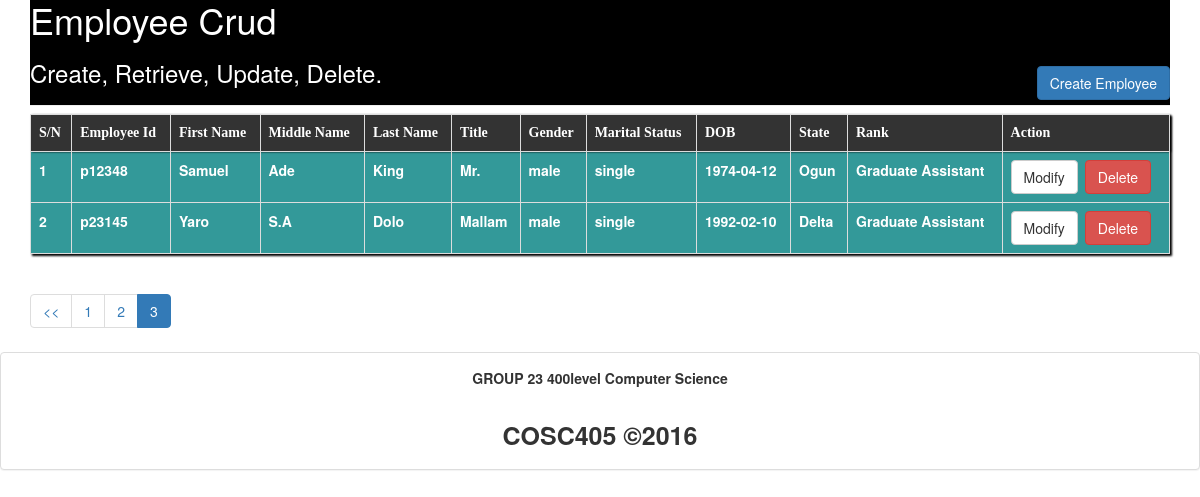
The page /index.php?page=3 on the database its author committed.
### tables this page shows
CREATE TABLE `employee` (
  `employeeid` varchar(6) NOT NULL,
  `fname` varchar(30) NOT NULL,
  `lname` varchar(30) NOT NULL,
  `oname` varchar(30) NOT NULL,
  `title` enum('Mr.','Mrs.','Mallam','Mallama','Chief','Dr.','Prof.','Hon.') NOT NULL,
  `gender` enum('male','female') NOT NULL,
  `marital_status` enum('married','single','divorced','widowed') NOT NULL DEFAULT 'single',
  `dob` date NOT NULL,
  `stateid` int(11) NOT NULL,
  `rankid` int(11) NOT NULL
);

CREATE TABLE `state` (
  `stateid` int(11) NOT NULL DEFAULT '0',
  `statename` varchar(20) NOT NULL
);

CREATE TABLE `rank` (
  `rankid` int(11) NOT NULL,
  `rankname` varchar(50) NOT NULL
);

### classes/employee.php (called while the page is built, shortened)
<?php
class Employee{
    private $conn;
    private $table_name = "employee";
    public function __construct($db){
        $this->conn = $db;
    }
    function readAll($page, $from_record_num, $records_per_page){
    $query = "SELECT
                employeeid, fname, lname, oname, title, gender, marital_status, dob, stateid,rankid
            FROM
                " . $this->table_name . "
            ORDER BY
                fname ASC
            LIMIT
                {$from_record_num}, {$records_per_page}";
    $stmt = $this->conn->prepare( $query );
    $stmt->execute();
    return $stmt;
    }
}
?>

### classes/state.php (called while the page is built, shortened)
<?php
class State{
    private $conn;
    private $table_name = "state";
    public $stateid;
    public function __construct($db){
        $this->conn = $db;
    }
        function readName(){
        $query = "SELECT statename FROM " . $this->table_name . " WHERE stateid = ? limit 0,1";
        $stmt = $this->conn->prepare( $query );
        $stmt->bindParam(1, $this->stateid);
        $stmt->execute();
        $row = $stmt->fetch(PDO::FETCH_ASSOC);
        $this->statename = $row['statename'];
}
}
?>

### classes/rank.php (called while the page is built, shortened)
<?php
class Rank{
    private $conn;
    private $table_name = "rank";
    public $rankid;
    public function __construct($db){
        $this->conn = $db;
    }
        function readName(){
        $query = "SELECT rankname FROM " . $this->table_name . " WHERE rankid = ? limit 0,1";
        $stmt = $this->conn->prepare( $query );
        $stmt->bindParam(1, $this->rankid);
        $stmt->execute();
        $row = $stmt->fetch(PDO::FETCH_ASSOC);
        $this->rankname = $row['rankname'];
}
}
?>

### index.php (the view, shortened to what this page needs)
<?php
include_once "header.php";
echo "<div class='right-button-margin'>";
    echo "<a href='create_employee.php' class='btn btn-primary pull-right'>Create Employee</a>";
echo "</div>";
$page = isset($_GET['page']) ? $_GET['page'] : 1;
$records_per_page = 5;
$from_record_num = ($records_per_page * $page) - $records_per_page;
include_once 'classes/employee.php';
include_once 'classes/state.php';
include_once 'classes/rank.php';
$database = new Database();
$db = $database->getConnection();
$employee = new Employee($db);
$stmt = $employee->readAll($page, $from_record_num, $records_per_page);
$num = $stmt->rowCount();
if($num>0){
    $state = new State($db);
    $rank = new Rank($db);
    echo "<table class='table table-hover table-responsive table-bordered tabBody' >";
        echo "<tr class='headTr'>";
            echo "<th>S/N</th>";
            echo "<th>Employee Id</th>";
            echo "<th>First Name</th>";
            echo "<th>Middle Name</th>";
            echo "<th>Last Name</th>";
            echo "<th>Title</th>";
            echo "<th>Gender</th>";
            echo "<th>Marital Status</th>";
            echo "<th>DOB</th>";
            echo "<th>State</th>";
            echo "<th>Rank</th>";
            echo "<th>Action</th>";
        echo "</tr>";
            $no = 1;
        while ($row = $stmt->fetch(PDO::FETCH_ASSOC)){
            extract($row);
            echo "<tr>";
                echo "<td>{$no}</td>";
                echo "<td>{$employeeid}</td>";
                echo "<td>{$fname}</td>";
                echo "<td>{$lname}</td>";
                echo "<td>{$oname}</td>";
                echo "<td>{$title}</td>";
                echo "<td>{$gender}</td>";
                echo "<td>{$marital_status}</td>";
                echo "<td>{$dob}</td>";
                echo "<td>";
                    $state->stateid = $stateid;
                    $state->readName();
                    echo $state->statename;
                echo "</td>";
                 echo "<td>";
                    $rank->rankid = $rankid;
                    $rank->readName();
                    echo $rank->rankname;
                echo "</td>";
                echo "<td>";
                    echo "<a href='update_employee.php?id={$employeeid}' class='btn btn-default left-margin'>Modify</a>";
                    echo "<a delete-id='{$employeeid}' class='btn btn-danger delete-object'>Delete</a>";
                echo "</td>";
            echo "</tr>";
        $no++;
        }
    echo "</table>";
    include_once 'paging_employee.php';
}
else{
    echo "<div>No Employee found.</div>";
}
?>
<?php
include_once "footer.php";
?>

### rows shown on the page
employee: employeeid "p12348", fname "Samuel", lname "Ade", oname "King", title "Mr.", gender "male", marital_status "single", dob "1974-04-12", stateid.statename "Ogun", rankid.rankname "Graduate Assistant"
employee: employeeid "p23145", fname "Yaro", lname "S.A", oname "Dolo", title "Mallam", gender "male", marital_status "single", dob "1992-02-10", stateid.statename "Delta", rankid.rankname "Graduate Assistant"
